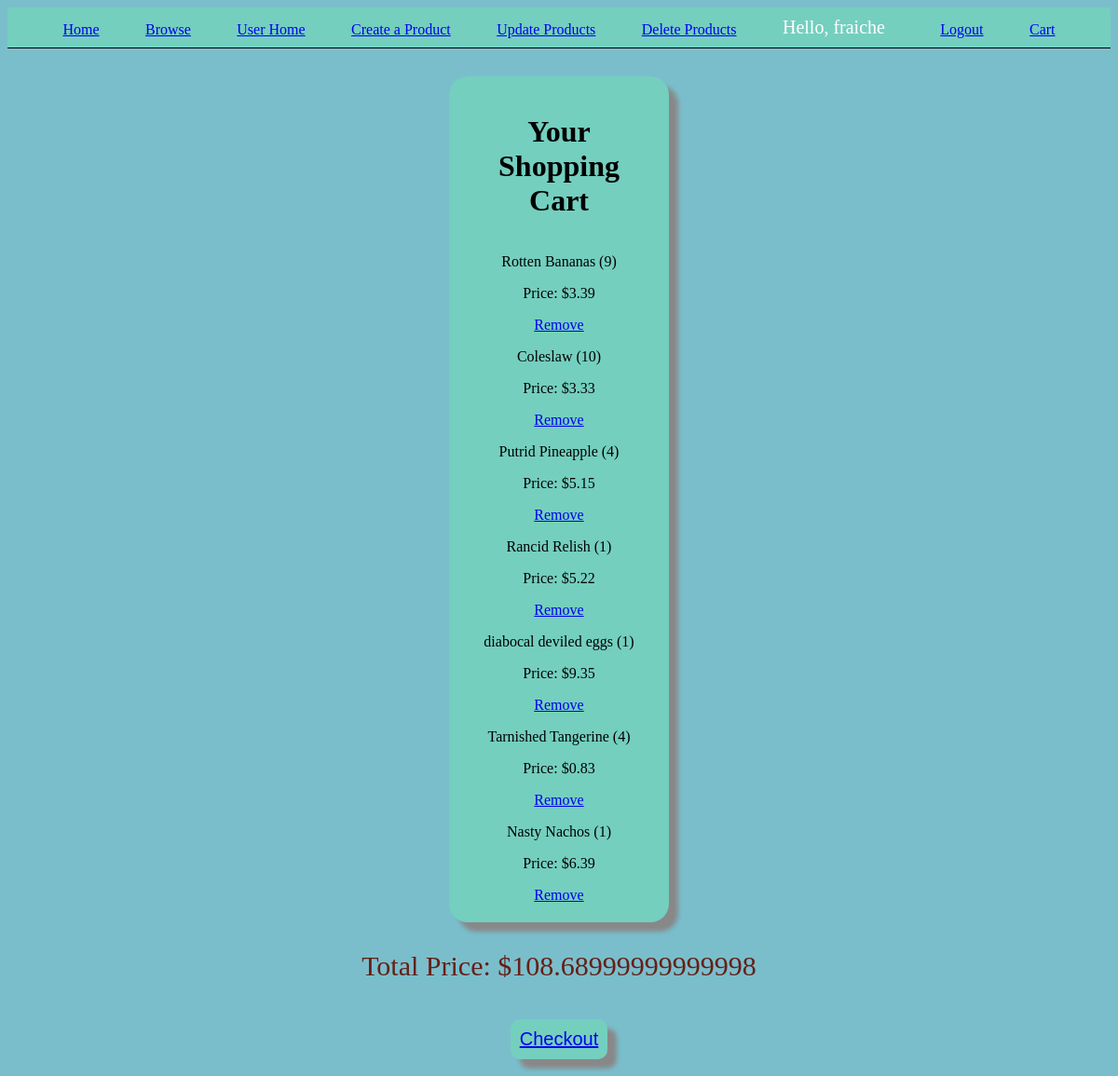
The page /cart/ (signed in) on the database as committed earlier.
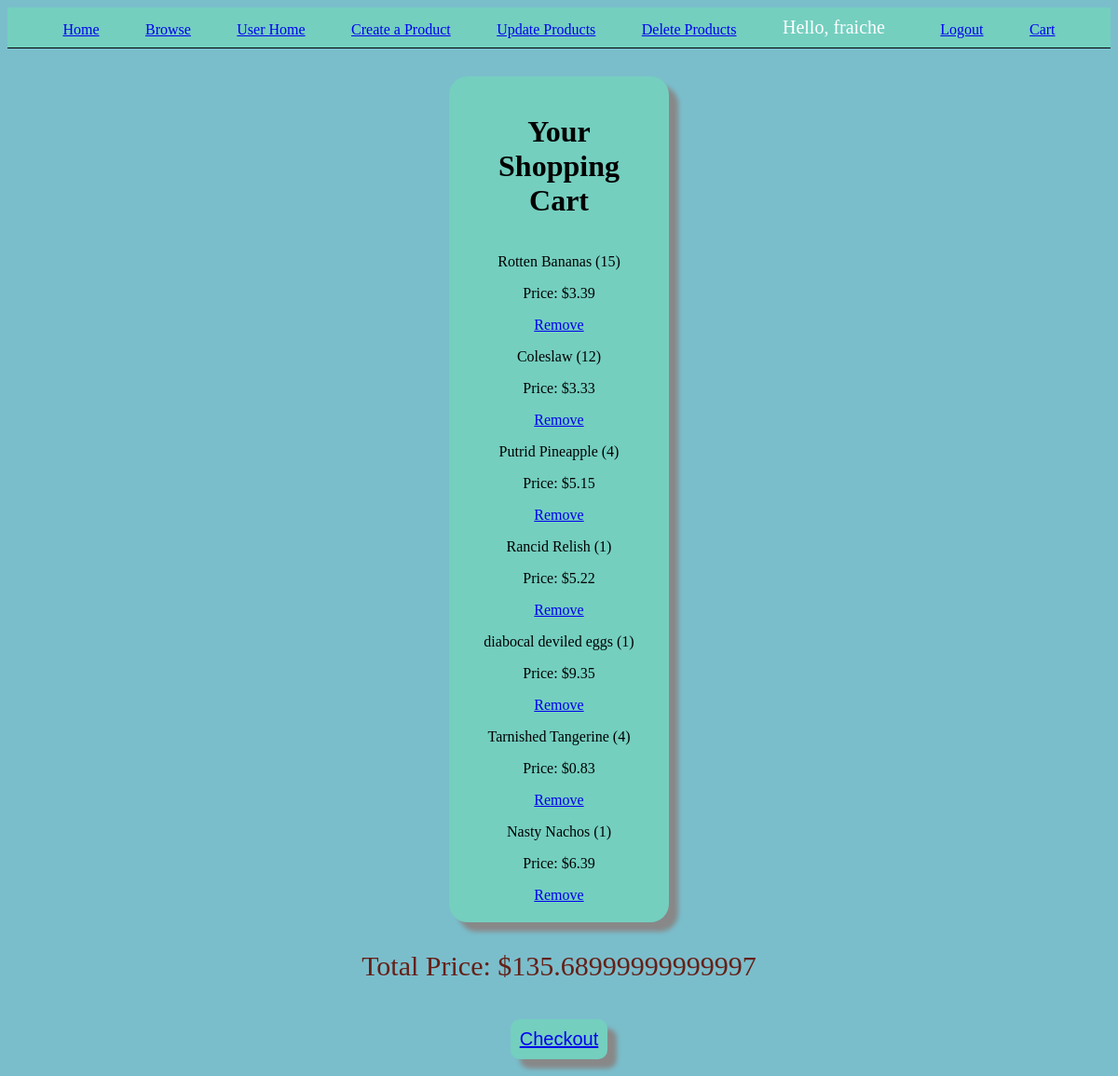
The same page on the database as committed later.
### app/models.py (models this page shows, shortened)
class Order(models.Model):
    STATUS = (
        ('Pending', 'Pending'),
        ('Out for delivery', 'Out for delivery'),
        ('Delivered', 'Delivered'),
    )
    customer = models.ForeignKey(User, null=True, on_delete=models.CASCADE)
    product = models.ForeignKey(Product, null=True, on_delete=models.CASCADE)
    quantity = models.IntegerField(default=0, null=True)
    status = models.CharField(max_length=200, null=True, choices=STATUS)

class Product(models.Model):
    name = models.CharField(max_length=200, null=True)
    image = models.ImageField(upload_to='', null=True, blank=True)
    description = models.CharField(max_length=200, null=True)
    price = models.FloatField(null=True)

### app/views.py (the view)
# urls.py: path("cart/", cartPage, name="cart"),
def cartPage(request):
    orders = Order.objects.filter(customer=request.user)
    total_price = sum([order.product.price * order.quantity for order in orders])
    return render(request, 'cart.html', {'orders': orders, 'total_price': total_price})

### app/templates/cart.html (shortened to what this page needs)
{% extends 'base.html' %}
{% block content %}
<div class="product-list">
    <h1>Your Shopping Cart</h1>
{% for order in orders %}
<div class="product-item">
    <p>{{ order.product.name }} ({{ order.quantity }})</p>
    <p>Price: ${{ order.product.price }}</p>
    <a href="{% url 'remove_from_cart' order.id %}">Remove</a>
</div>
{% empty %}
    <p>Your cart is empty.</p>
{% endfor %}
</div>
<div class="total">
    <p>Total Price: ${{ total_price }}</p>
    <button class="checkout"><a href="{% url 'checkout' %}">Checkout</a></button>
</div>
{% endblock content %}

Rows that differ between the two databases and show on the page:
changed Order "Rotten Bananas": quantity "9" → "15"
changed Order "Coleslaw": quantity "10" → "12"
Other text that changed with them:
{{ total_price }}: "108.68999999999998" → "135.68999999999997"
